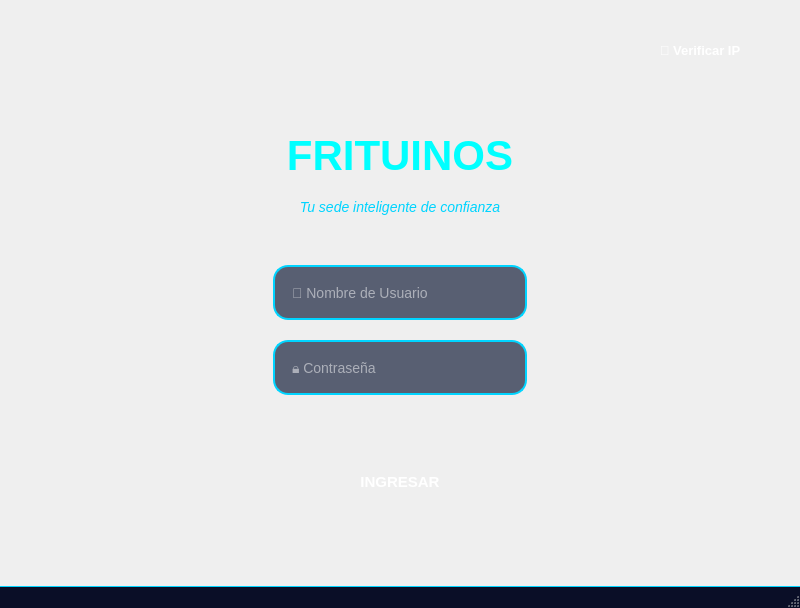
<?xml version="1.0" encoding="UTF-8"?>
<ui version="4.0">
 <class>MainWindow</class>
 <widget class="QMainWindow" name="MainWindow">
  <property name="geometry">
   <rect>
    <x>0</x>
    <y>0</y>
    <width>800</width>
    <height>608</height>
   </rect>
  </property>
  <property name="windowTitle">
   <string>Frituinos - Login</string>
  </property>
  <property name="styleSheet">
   <string notr="true">QMainWindow {
    background: qlineargradient(x1:0, y1:0, x2:1, y2:1,
                                stop:0 #0a0e27, stop:0.5 #16213e, stop:1 #0a0e27);
}

QWidget#centralwidget {
    background: transparent;
}

QLineEdit {
    background-color: rgba(26, 35, 62, 180);
    border: 2px solid #00d4ff;
    border-radius: 15px;
    padding: 8px 15px;
    color: #ffffff;
    font-size: 14px;
    font-family: 'Segoe UI', Arial, sans-serif;
    selection-background-color: #ff006e;
    min-height: 35px;
    max-width: 400px;
}

QLineEdit:hover {
    border: 2px solid #00ffff;
    background-color: rgba(26, 35, 62, 220);
    box-shadow: 0 0 15px rgba(0, 212, 255, 0.5);
}

QLineEdit:focus {
    border: 2px solid #ff006e;
    background-color: rgba(26, 35, 62, 250);
    box-shadow: 0 0 25px rgba(255, 0, 110, 0.6);
}

QPushButton {
    background: qlineargradient(x1:0, y1:0, x2:1, y2:0,
                                stop:0 #ff006e, stop:1 #00d4ff);
    border: none;
    border-radius: 20px;
    padding: 12px 30px;
    color: #ffffff;
    font-size: 15px;
    font-weight: bold;
    font-family: 'Segoe UI', Arial, sans-serif;
    min-height: 40px;
    min-width: 150px;
}

QPushButton:hover {
    background: qlineargradient(x1:0, y1:0, x2:1, y2:0,
                                stop:0 #ff1a7a, stop:1 #00e5ff);
    box-shadow: 0 0 20px rgba(255, 0, 110, 0.7);
}

QPushButton:pressed {
    background: qlineargradient(x1:0, y1:0, x2:1, y2:0,
                                stop:0 #cc0058, stop:1 #00a8cc);
}

QPushButton#pushButton_ip {
    background: qlineargradient(x1:0, y1:0, x2:1, y2:0,
                                stop:0 #7b2ff7, stop:1 #00d4ff);
    font-size: 13px;
    padding: 10px 20px;
    min-width: 120px;
}

QPushButton#pushButton_ip:hover {
    background: qlineargradient(x1:0, y1:0, x2:1, y2:0,
                                stop:0 #9351ff, stop:1 #00e5ff);
    box-shadow: 0 0 20px rgba(123, 47, 247, 0.7);
}

QLabel#label {
    color: #00ffff;
    font-size: 42px;
    font-weight: bold;
    font-family: 'Segoe UI', Arial, sans-serif;
    background: transparent;
}

QLabel#login_info {
    color: #ff006e;
    font-size: 13px;
    font-family: 'Segoe UI', Arial, sans-serif;
    background: transparent;
}

QLabel#subtitle {
    color: #00d4ff;
    font-size: 14px;
    font-style: italic;
    font-family: 'Segoe UI', Arial, sans-serif;
    background: transparent;
}

QLabel#glow_line {
    background: qlineargradient(x1:0, y1:0, x2:1, y2:0,
                                stop:0 transparent, stop:0.3 #00ffff, 
                                stop:0.7 #ff006e, stop:1 transparent);
    border-radius: 2px;
    min-height: 3px;
    max-height: 3px;
}

QMenuBar {
    background-color: #0a0e27;
    color: #00d4ff;
    border-bottom: 1px solid #00d4ff;
}

QMenuBar::item:selected {
    background-color: #16213e;
}

QStatusBar {
    background-color: #0a0e27;
    color: #00d4ff;
    border-top: 1px solid #00d4ff;
}</string>
  </property>
  <widget class="QWidget" name="centralwidget">
   <layout class="QVBoxLayout" name="verticalLayout_main">
    <property name="spacing">
     <number>0</number>
    </property>
    <property name="leftMargin">
     <number>20</number>
    </property>
    <property name="topMargin">
     <number>20</number>
    </property>
    <property name="rightMargin">
     <number>20</number>
    </property>
    <property name="bottomMargin">
     <number>20</number>
    </property>
    <item>
     <layout class="QHBoxLayout" name="horizontalLayout_top">
      <item>
       <spacer name="horizontalSpacer_left_top">
        <property name="orientation">
         <enum>Qt::Horizontal</enum>
        </property>
        <property name="sizeHint" stdset="0">
         <size>
          <width>40</width>
          <height>20</height>
         </size>
        </property>
       </spacer>
      </item>
      <item>
       <widget class="QPushButton" name="pushButton_ip">
        <property name="text">
         <string>🌐 Verificar IP</string>
        </property>
       </widget>
      </item>
     </layout>
    </item>
    <item>
     <spacer name="verticalSpacer_top">
      <property name="orientation">
       <enum>Qt::Vertical</enum>
      </property>
      <property name="sizeType">
       <enum>QSizePolicy::Expanding</enum>
      </property>
      <property name="sizeHint" stdset="0">
       <size>
        <width>20</width>
        <height>40</height>
       </size>
      </property>
     </spacer>
    </item>
    <item>
     <layout class="QVBoxLayout" name="verticalLayout_center">
      <property name="spacing">
       <number>20</number>
      </property>
      <item>
       <widget class="QLabel" name="glow_line_top">
        <property name="styleSheet">
         <string notr="true">background: qlineargradient(x1:0, y1:0, x2:1, y2:0,
                                stop:0 transparent, stop:0.3 #00ffff, 
                                stop:0.7 #ff006e, stop:1 transparent);
border-radius: 2px;
min-height: 3px;
max-height: 3px;</string>
        </property>
        <property name="text">
         <string/>
        </property>
       </widget>
      </item>
      <item>
       <widget class="QLabel" name="label">
        <property name="text">
         <string>FRITUINOS</string>
        </property>
        <property name="alignment">
         <set>Qt::AlignCenter</set>
        </property>
       </widget>
      </item>
      <item>
       <widget class="QLabel" name="subtitle">
        <property name="text">
         <string>Tu sede inteligente de confianza</string>
        </property>
        <property name="alignment">
         <set>Qt::AlignCenter</set>
        </property>
       </widget>
      </item>
      <item>
       <spacer name="verticalSpacer_title">
        <property name="orientation">
         <enum>Qt::Vertical</enum>
        </property>
        <property name="sizeType">
         <enum>QSizePolicy::Fixed</enum>
        </property>
        <property name="sizeHint" stdset="0">
         <size>
          <width>20</width>
          <height>30</height>
         </size>
        </property>
       </spacer>
      </item>
      <item>
       <layout class="QHBoxLayout" name="horizontalLayout_user">
        <item>
         <spacer name="horizontalSpacer_left_user">
          <property name="orientation">
           <enum>Qt::Horizontal</enum>
          </property>
          <property name="sizeHint" stdset="0">
           <size>
            <width>40</width>
            <height>20</height>
           </size>
          </property>
         </spacer>
        </item>
        <item>
         <widget class="QLineEdit" name="lineEdit_user">
          <property name="echoMode">
           <enum>QLineEdit::Normal</enum>
          </property>
          <property name="placeholderText">
           <string>👤 Nombre de Usuario</string>
          </property>
          <property name="cursorMoveStyle">
           <enum>Qt::LogicalMoveStyle</enum>
          </property>
         </widget>
        </item>
        <item>
         <spacer name="horizontalSpacer_right_user">
          <property name="orientation">
           <enum>Qt::Horizontal</enum>
          </property>
          <property name="sizeHint" stdset="0">
           <size>
            <width>40</width>
            <height>20</height>
           </size>
          </property>
         </spacer>
        </item>
       </layout>
      </item>
      <item>
       <layout class="QHBoxLayout" name="horizontalLayout_pass">
        <item>
         <spacer name="horizontalSpacer_left_pass">
          <property name="orientation">
           <enum>Qt::Horizontal</enum>
          </property>
          <property name="sizeHint" stdset="0">
           <size>
            <width>40</width>
            <height>20</height>
           </size>
          </property>
         </spacer>
        </item>
        <item>
         <widget class="QLineEdit" name="lineEdit_pass">
          <property name="echoMode">
           <enum>QLineEdit::Password</enum>
          </property>
          <property name="readOnly">
           <bool>false</bool>
          </property>
          <property name="placeholderText">
           <string>🔒 Contraseña</string>
          </property>
         </widget>
        </item>
        <item>
         <spacer name="horizontalSpacer_right_pass">
          <property name="orientation">
           <enum>Qt::Horizontal</enum>
          </property>
          <property name="sizeHint" stdset="0">
           <size>
            <width>40</width>
            <height>20</height>
           </size>
          </property>
         </spacer>
        </item>
       </layout>
      </item>
      <item>
       <widget class="QLabel" name="login_info">
        <property name="text">
         <string/>
        </property>
        <property name="alignment">
         <set>Qt::AlignCenter</set>
        </property>
       </widget>
      </item>
      <item>
       <layout class="QHBoxLayout" name="horizontalLayout_button">
        <item>
         <spacer name="horizontalSpacer_left_button">
          <property name="orientation">
           <enum>Qt::Horizontal</enum>
          </property>
          <property name="sizeHint" stdset="0">
           <size>
            <width>40</width>
            <height>20</height>
           </size>
          </property>
         </spacer>
        </item>
        <item>
         <widget class="QPushButton" name="pushButton">
          <property name="text">
           <string>INGRESAR</string>
          </property>
         </widget>
        </item>
        <item>
         <spacer name="horizontalSpacer_right_button">
          <property name="orientation">
           <enum>Qt::Horizontal</enum>
          </property>
          <property name="sizeHint" stdset="0">
           <size>
            <width>40</width>
            <height>20</height>
           </size>
          </property>
         </spacer>
        </item>
       </layout>
      </item>
      <item>
       <widget class="QLabel" name="glow_line_bottom">
        <property name="styleSheet">
         <string notr="true">background: qlineargradient(x1:0, y1:0, x2:1, y2:0,
                                stop:0 transparent, stop:0.3 #ff006e, 
                                stop:0.7 #00ffff, stop:1 transparent);
border-radius: 2px;
min-height: 3px;
max-height: 3px;</string>
        </property>
        <property name="text">
         <string/>
        </property>
       </widget>
      </item>
     </layout>
    </item>
    <item>
     <spacer name="verticalSpacer_bottom">
      <property name="orientation">
       <enum>Qt::Vertical</enum>
      </property>
      <property name="sizeType">
       <enum>QSizePolicy::Expanding</enum>
      </property>
      <property name="sizeHint" stdset="0">
       <size>
        <width>20</width>
        <height>40</height>
       </size>
      </property>
     </spacer>
    </item>
   </layout>
  </widget>
  <widget class="QMenuBar" name="menubar">
   <property name="geometry">
    <rect>
     <x>0</x>
     <y>0</y>
     <width>800</width>
     <height>22</height>
    </rect>
   </property>
  </widget>
  <widget class="QStatusBar" name="statusbar"/>
 </widget>
 <resources/>
 <connections/>
</ui>
